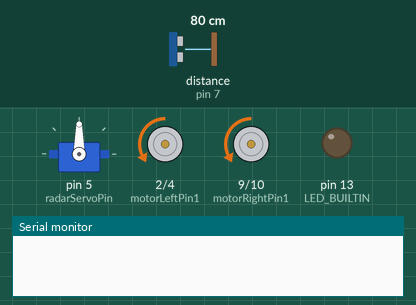
This sketch was run on a simulated Arduino Uno, built with avr-gcc and run on an emulated ATmega328P. Shown: servo, motor-driver pin pairs drawn as motors (green arrow = first pin HIGH = forward, orange = second pin HIGH = backward, longer = more drive, scaled by the enable pin), output pins drawn as LEDs (lit = HIGH), the last lines printed to the serial monitor. Wiring (inferred from the names in the program): ultrasonic range finder: trigger pin 8; echo pin 7. Dashed ring = blinking. Inputs (shaded band) come from the test bench; at power-on: distance to the obstacle (sensor on pin 7) 80 cm. The echo pulse lasts 58.3 µs per cm; pins used as bus, display or sensor lines are not drawn.

Above: at 1.4 s.
1.5 s: distance to the obstacle (sensor on pin 7) set to 27 cm
At 2.1 s:
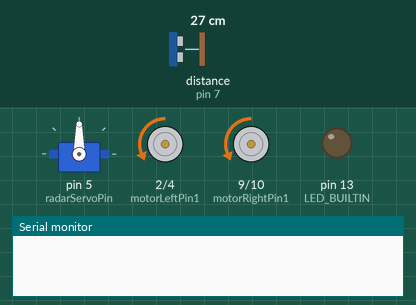
3.0 s: distance to the obstacle (sensor on pin 7) set to 22 cm
At 4.25 s:
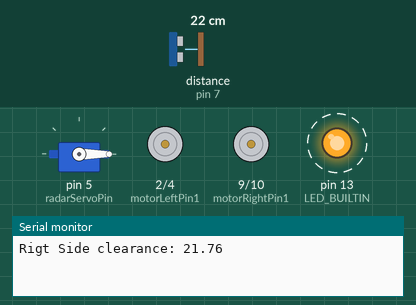
6.0 s: distance to the obstacle (sensor on pin 7) set to 28 cm
At 6.0 s:
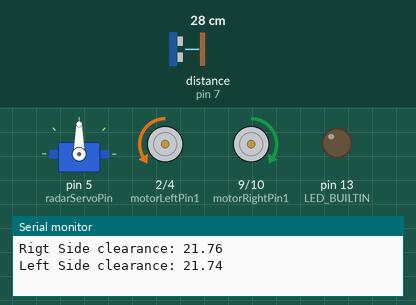
8.0 s: distance to the obstacle (sensor on pin 7) set to 9 cm
At 8.51 s:
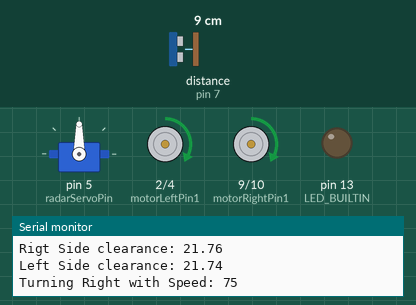
11.0 s: distance to the obstacle (sensor on pin 7) set to 83 cm
At 11.0 s:
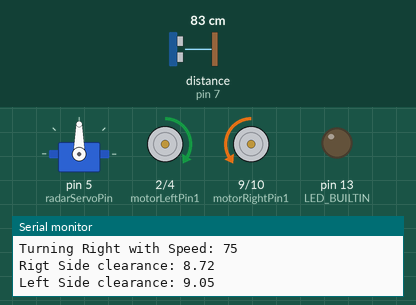
Timing chart, 0 to 14.0 s (numbered marks = the images above; inputs shaded):
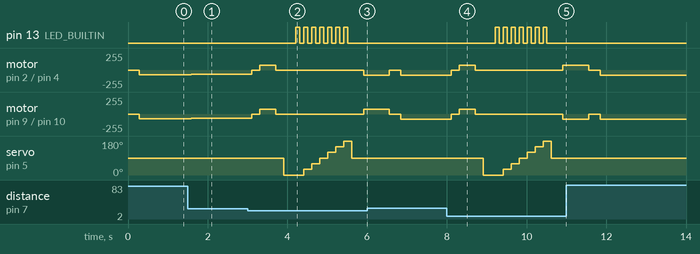

The sketch:

bot.ino
```cpp
#include <Servo.h>

// ---------------- Motor Pins ----------------
const int motorLeftPin1 = 2;
const int motorLeftPin2 = 4;
const int ena = 11;

const int motorRightPin1 = 9;
const int motorRightPin2 = 10;
const int enb = 3;

// ---------------- Ultrasonic Sensor ----------------
const int trigPin = 8;
const int echoPin = 7;

// ---------------- Servo ----------------
const int radarServoPin = 5;
const int vehicleRadarAxisDifferenceAngle = 90; // angle the servo should be in for vehile logtitudnal axis be in line with radar axis.

Servo radar;

// ---------------- Distance Limits ----------------
const float minDistance = 10.0;
const float minSafeDistance = 25.0;
const int sensorDurationMax = 25000;

const int traceBackSpeed = 70;
const int botTurningSpeed = 75;
const int defaultforwardSpeed = 65;
int currentMotorSpeed = 0;

const int maxMotorPWMVal = 80;
const int minMotorPWMVal = 65; // deadband of motor
const float maxMotorPowerDistance = 150;

void setup()
{
  pinMode(motorLeftPin1, OUTPUT);
  pinMode(motorLeftPin2, OUTPUT);
  pinMode(ena, OUTPUT);

  pinMode(motorRightPin1, OUTPUT);
  pinMode(motorRightPin2, OUTPUT);
  pinMode(enb, OUTPUT);

  pinMode(trigPin, OUTPUT);
  pinMode(echoPin, INPUT);

  pinMode(LED_BUILTIN, OUTPUT);

  radar.attach(radarServoPin);
  radar.write(vehicleRadarAxisDifferenceAngle);          // Face forward
  delay(200);
  Serial.begin(9600);
}

void loop()
{
  int forwardSpeed = defaultforwardSpeed;
  float frontDistance = measureDistance();
  delay(80);


  //Serial.println("Front Clearance: " + String(frontDistance));
	if(frontDistance > 0) {
    if(frontDistance <= minSafeDistance){
      stopRobot();
      delay(200);

      backward(traceBackSpeed);
      delay(400);

      stopRobot();
      delay(200);

      // Look Right
      radar.write(vehicleRadarAxisDifferenceAngle-90);
      delay(300);
      float right = measureDistance();
      Serial.println("Rigt Side clearance: " + String(right));
      // Look Left
      for(int i = 0; i<=vehicleRadarAxisDifferenceAngle+90; i=i+30)
      {
        radar.write(i);
        digitalWrite(LED_BUILTIN, HIGH);
        delay(100);
        digitalWrite(LED_BUILTIN, LOW);
        delay(100);
      }
      float left = measureDistance();
      Serial.println("Left Side clearance: " + String(left));

      // Center Servo
      radar.write(vehicleRadarAxisDifferenceAngle);
      delay(300);

      if(left > right) // turn in direction where you have longer visibility
      {
        turnLeft(botTurningSpeed);
        delay(650);
        Serial.println("Turning Left with Speed: " + String(botTurningSpeed));
      }
      else
      {
        turnRight(botTurningSpeed);
        delay(650);
        Serial.println("Turning Right with Speed: " + String(botTurningSpeed));
      }

      stopRobot();
      delay(200);
    }
  }

  if(frontDistance > minSafeDistance){
    //  map distance range
    int mappedMotorSpeed = map(frontDistance, minSafeDistance,maxMotorPowerDistance, minMotorPWMVal,maxMotorPWMVal);

    if(mappedMotorSpeed != currentMotorSpeed) {
  	  forward(mappedMotorSpeed);
      delay(200);
      //Serial.println("Moving Forward with Speed: " + String(mappedMotorSpeed));
    }
  }

}

// ---------------- Distance Function ----------------

float measureDistance()
{
  digitalWrite(trigPin, LOW);
  delayMicroseconds(2);

  digitalWrite(trigPin, HIGH);
  delayMicroseconds(10);

  digitalWrite(trigPin, LOW);

  long duration = pulseIn(echoPin, HIGH, sensorDurationMax);
  float distance = 0;
  if(duration < sensorDurationMax){
  	//distance = duration / 58.0; //change is to multiplicaiton
    distance = duration * 0.0172; //change is to multiplicaiton

  }
  return distance;
}

// ---------------- Robot Movements ----------------

void forward(int speed)
{
  digitalWrite(motorLeftPin1, LOW);
  digitalWrite(motorLeftPin2, HIGH);

  digitalWrite(motorRightPin1, LOW);
  digitalWrite(motorRightPin2, HIGH);

  analogWrite(ena, speed);
  analogWrite(enb, speed);
  currentMotorSpeed = speed;
}

void backward(int speed)
{
  digitalWrite(motorLeftPin1, HIGH);
  digitalWrite(motorLeftPin2, LOW);

  digitalWrite(motorRightPin1, HIGH);
  digitalWrite(motorRightPin2, LOW);

  analogWrite(ena, speed);
  analogWrite(enb, speed);
  currentMotorSpeed = speed;
}

void turnLeft(int speed)
{
  digitalWrite(motorLeftPin1, HIGH);
  digitalWrite(motorLeftPin2, LOW);

  digitalWrite(motorRightPin1, LOW);
  digitalWrite(motorRightPin2, HIGH);

  analogWrite(ena, speed);
  analogWrite(enb, speed);
  currentMotorSpeed = speed;
}

void turnRight(int speed)
{
  digitalWrite(motorLeftPin1, LOW);
  digitalWrite(motorLeftPin2, HIGH);

  digitalWrite(motorRightPin1, HIGH);
  digitalWrite(motorRightPin2, LOW);

  analogWrite(ena, speed);
  analogWrite(enb, speed);
  currentMotorSpeed = speed;
}

void stopRobot()
{
  analogWrite(ena, 0);
  analogWrite(enb, 0);

  digitalWrite(motorLeftPin1, LOW);
  digitalWrite(motorLeftPin2, LOW);

  digitalWrite(motorRightPin1, LOW);
  digitalWrite(motorRightPin2, LOW);
  currentMotorSpeed = 0;
}
```

Measured:
- the behaviour switches between 26 and 25 cm on distance to the obstacle (sensor on pin 7) (found by bisection; images 1 and 2)
- after the input at 1.5 s, motor on pin 2 (motorLeftPin1) / pin 4 (motorLeftPin2), motor on pin 9 (motorRightPin1) / pin 10 (motorRightPin2): backward 71/255 → backward 65/255 after 0.09 s
- after the input at 3.0 s, pin 13 (LED_BUILTIN): alternates HIGH for 0.10 s and LOW for 0.10 s, 14 changes in all, then stays LOW, starting after 1.2 s; motor on pin 2 (motorLeftPin1) / pin 4 (motorLeftPin2): backward 65/255 → stopped after 0.10 s, → forward 70/255 0.20 s later, → stopped 0.40 s later, → backward 75/255 2.2 s later
- after the input at 6.0 s, pin 13 (LED_BUILTIN): stays LOW (without the input it goes to HIGH after 1.9 s); servo on pin 5 (radarServoPin): stays 90° (without the input it goes to 0° after 1.6 s)
- after the input at 8.0 s, pin 13 (LED_BUILTIN): alternates HIGH for 0.10 s and LOW for 0.10 s, 14 changes in all, then stays LOW, starting after 1.2 s; motor on pin 2 (motorLeftPin1) / pin 4 (motorLeftPin2): backward 75/255 → stopped after 0.11 s, → forward 70/255 0.20 s later, → stopped 0.40 s later, → forward 75/255 2.2 s later
- after the input at 11.0 s, pin 13 (LED_BUILTIN): stops changing and stays LOW; servo on pin 5 (radarServoPin): stops changing and stays 90°
